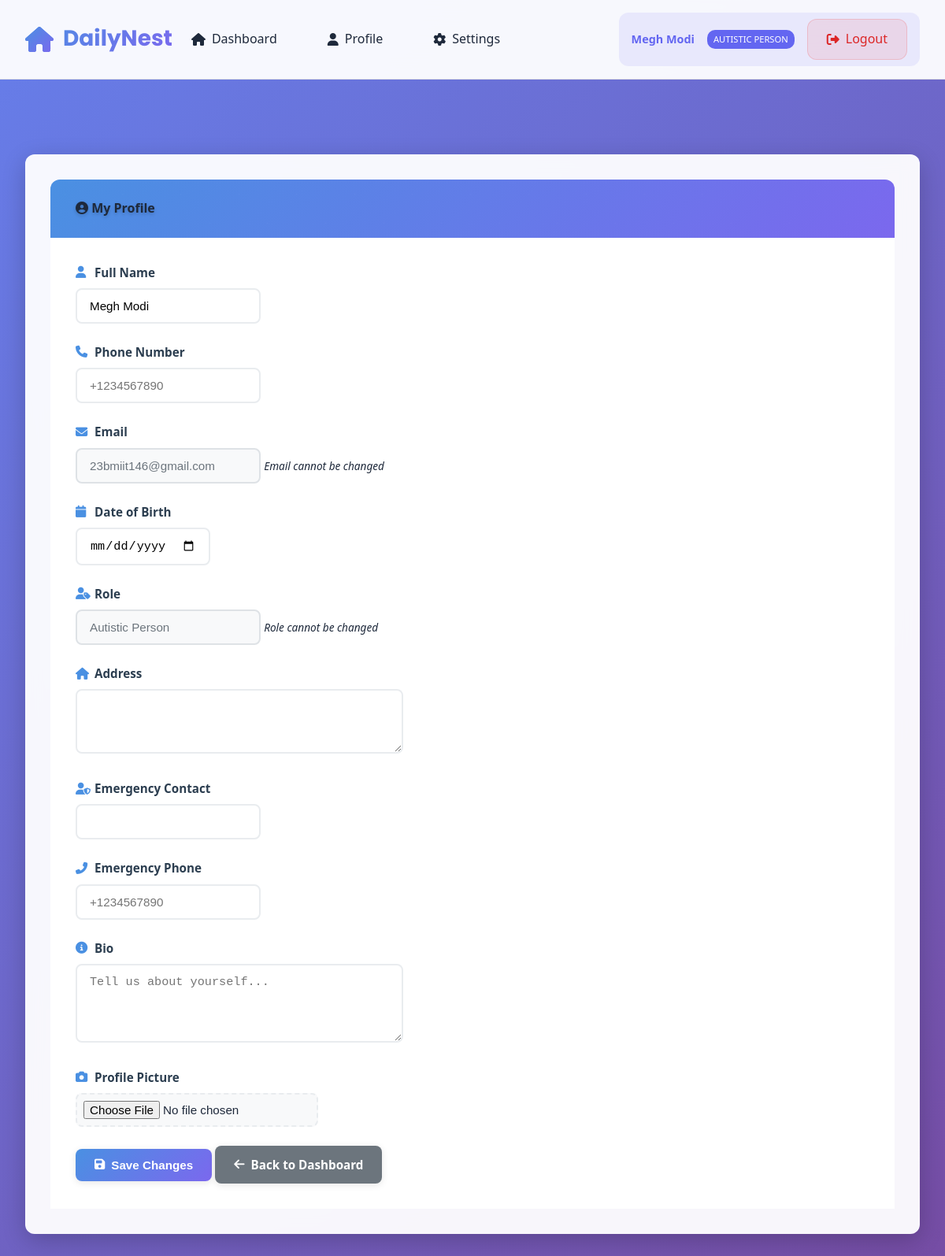
The page /profile/ (signed in) on the database as committed earlier.
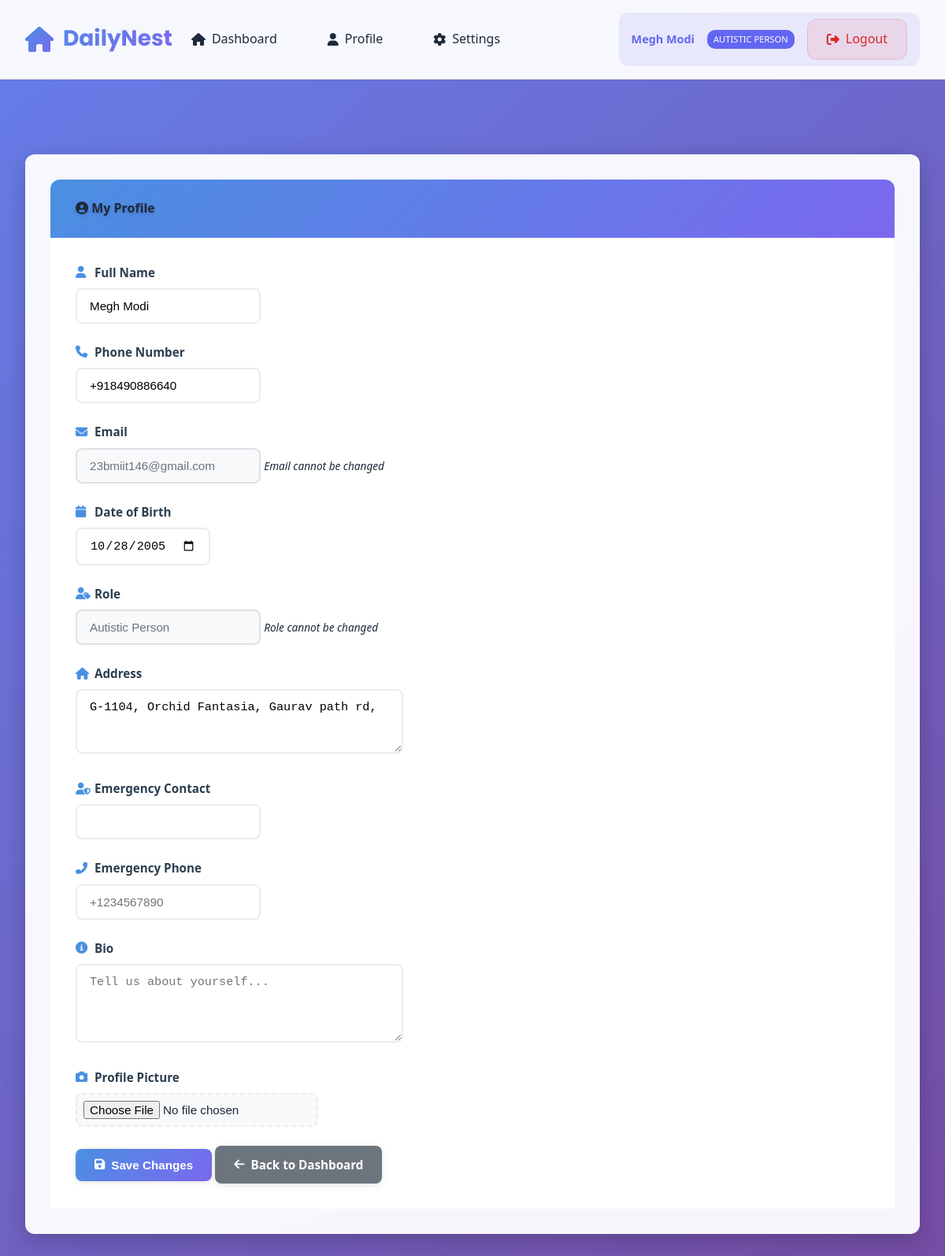
The same page on the database as committed later.
### DailyNest/models.py (models this page shows, shortened)
class CustomUser(AbstractUser):
    ROLE_CHOICES = [
        ('admin', 'Admin'),
        ('autistic_person', 'Autistic Person'),
    ]
    name = models.CharField(max_length=150, help_text="Full name of the user")
    email = models.EmailField(unique=True, help_text="Email address for login")
    role = models.CharField(max_length=20, choices=ROLE_CHOICES, default='autistic_person')
    created_at = models.DateTimeField(auto_now_add=True)
    caregiver_pin = models.CharField(max_length=128, blank=True, null=True, help_text="6-digit PIN for caregiver mode access")
    caregiver_mode_enabled = models.BooleanField(default=False, help_text="Whether caregiver mode is set up")
    phone = models.CharField(max_length=20, blank=True, null=True, help_text="Phone number")
    date_of_birth = models.DateField(blank=True, null=True, help_text="Date of birth")
    address = models.TextField(blank=True, null=True, help_text="Home address")
    emergency_contact = models.CharField(max_length=150, blank=True, null=True, help_text="Emergency contact name")
    emergency_phone = models.CharField(max_length=20, blank=True, null=True, help_text="Emergency contact phone")
    bio = models.TextField(blank=True, null=True, help_text="Personal bio or notes")
    profile_picture = models.ImageField(upload_to='profile_pics/', blank=True, null=True, help_text="Profile picture")
    USERNAME_FIELD = 'email'
    REQUIRED_FIELDS = ['username', 'name']

### DailyNest/views.py (the view)
# urls.py: path('profile/', views.profile_view, name='profile'),
@login_required
def profile_view(request):
    if request.method == 'POST':
        form = UserProfileForm(request.POST, request.FILES, instance=request.user)
        if form.is_valid():
            form.save()
            messages.success(request, 'Profile updated successfully!')
            return redirect('profile')
    else:
        form = UserProfileForm(instance=request.user)
    return render(request, 'profile/profile.html', {
        'form': form,
        'user': request.user
    })

### DailyNest/forms.py
class UserProfileForm(forms.ModelForm):
    class Meta:
        model = CustomUser
        fields = ['name', 'phone', 'date_of_birth', 'address', 'emergency_contact',
                 'emergency_phone', 'bio', 'profile_picture']
        widgets = {
            'name': forms.TextInput(attrs={'class': 'form-control'}),
            'phone': forms.TextInput(attrs={'class': 'form-control', 'placeholder': '+1234567890'}),
            'date_of_birth': forms.DateInput(attrs={'class': 'form-control', 'type': 'date'}),
            'address': forms.Textarea(attrs={'class': 'form-control', 'rows': 3}),
            'emergency_contact': forms.TextInput(attrs={'class': 'form-control'}),
            'emergency_phone': forms.TextInput(attrs={'class': 'form-control', 'placeholder': '+1234567890'}),
            'bio': forms.Textarea(attrs={'class': 'form-control', 'rows': 4, 'placeholder': 'Tell us about yourself...'}),
            'profile_picture': forms.FileInput(attrs={'class': 'form-control'})
        }

### DailyNest/templates/profile/profile.html (shortened to what the changed rows need)
{% extends 'base.html' %}
{% block content %}
<div class="container mt-4">
    <div class="row justify-content-center">
        <div class="col-md-8">
            <div class="card shadow">
                <div class="card-body">
                    <form method="post" enctype="multipart/form-data">
                        <div class="row">
                            <div class="col-md-6">
                                <div class="mb-3">
                                    <label for="{{ form.name.id_for_label }}" class="form-label">
                                        <i class="fas fa-user me-1"></i>Full Name
                                    </label>
                                    {{ form.name }}
                                </div>
                            </div>
                            <div class="col-md-6">
                                <div class="mb-3">
                                    <label for="{{ form.phone.id_for_label }}" class="form-label">
                                        <i class="fas fa-phone me-1"></i>Phone Number
                                    </label>
                                    {{ form.phone }}
                                </div>
                            </div>
                        </div>
                        <div class="row">
                            <div class="col-md-6">
                                <div class="mb-3">
                                    <label class="form-label">
                                        <i class="fas fa-envelope me-1"></i>Email
                                    </label>
                                    <input type="email" class="form-control" value="{{ user.email }}" readonly>
                                    <small class="text-muted">Email cannot be changed</small>
                                </div>
                            </div>
                            <div class="col-md-6">
                                <div class="mb-3">
                                    <label for="{{ form.date_of_birth.id_for_label }}" class="form-label">
                                        <i class="fas fa-calendar me-1"></i>Date of Birth
                                    </label>
                                    {{ form.date_of_birth }}
                                </div>
                            </div>
                        </div>
                        <div class="mb-3">
                            <label class="form-label">
                                <i class="fas fa-user-tag me-1"></i>Role
                            </label>
                            <input type="text" class="form-control" value="{{ user.get_role_display }}" readonly>
                            <small class="text-muted">Role cannot be changed</small>
                        </div>
                        <div class="mb-3">
                            <label for="{{ form.address.id_for_label }}" class="form-label">
                                <i class="fas fa-home me-1"></i>Address
                            </label>
                            {{ form.address }}
                        </div>
                        <div class="row">
                            <div class="col-md-6">
                                <div class="mb-3">
                                    <label for="{{ form.emergency_contact.id_for_label }}" class="form-label">
                                        <i class="fas fa-user-shield me-1"></i>Emergency Contact
                                    </label>
                                    {{ form.emergency_contact }}
                                </div>
                            </div>
                            <div class="col-md-6">
                                <div class="mb-3">
                                    <label for="{{ form.emergency_phone.id_for_label }}" class="form-label">
                                        <i class="fas fa-phone-alt me-1"></i>Emergency Phone
                                    </label>
                                    {{ form.emergency_phone }}
                                </div>
                            </div>
                        </div>
                        <div class="mb-3">
                            <label for="{{ form.bio.id_for_label }}" class="form-label">
                                <i class="fas fa-info-circle me-1"></i>Bio
                            </label>
                            {{ form.bio }}
                        </div>
                        <div class="mb-3">
                            <label for="{{ form.profile_picture.id_for_label }}" class="form-label">
                                <i class="fas fa-camera me-1"></i>Profile Picture
                            </label>
                            {{ form.profile_picture }}
                        </div>
                    </form>
                </div>
            </div>
        </div>
    </div>
</div>
{% endblock %}

### DailyNest/templates/base.html (shortened to what this page needs)
{% load static %}
<!DOCTYPE html>
<html lang="en">
<head>
    <link rel="stylesheet" href="https://cdnjs.cloudflare.com/ajax/libs/font-awesome/6.4.0/css/all.min.css">
</head>
<body data-theme="light" data-font-size="medium" data-reduce-animations="false">
    <nav class="navbar">
        <a href="/" class="navbar-brand">
            <i class="fas fa-home"></i>
            DailyNest
        </a>
        <div class="navbar-links">
            {% if user.is_authenticated %}
                <a href="/" class="nav-link">
                    <i class="fas fa-home"></i>
                    <span>Dashboard</span>
                </a>
                <a href="{% url 'profile' %}" class="nav-link">
                    <i class="fas fa-user"></i>
                    <span>Profile</span>
                </a>
                <a href="{% url 'emotion_settings' %}" class="nav-link">
                    <i class="fas fa-cog"></i>
                    <span>Settings</span>
                </a>
                <div class="user-menu">
                    <span class="user-greeting">{{ user.name }}</span>
                    <div class="user-role-badge">{{ user.get_role_display }}</div>
                    <a href="{% url 'logout' %}" class="nav-link logout-link">
                        <i class="fas fa-sign-out-alt"></i>
                        <span>Logout</span>
                    </a>
                </div>
            {% endif %}
        </div>
    </nav>
    <main class="main-content">
        <div class="container">
            {% block content %}{% endblock %}
        </div>
    </main>
</body>
</html>

Rows that differ between the two databases and show on the page:
changed CustomUser "Megh Modi": phone (not shown) → "+918490886640"; date_of_birth (not shown) → "10/28/2005"; address (not shown) → "G-1104, Orchid Fantasia, Gaurav path rd,"
